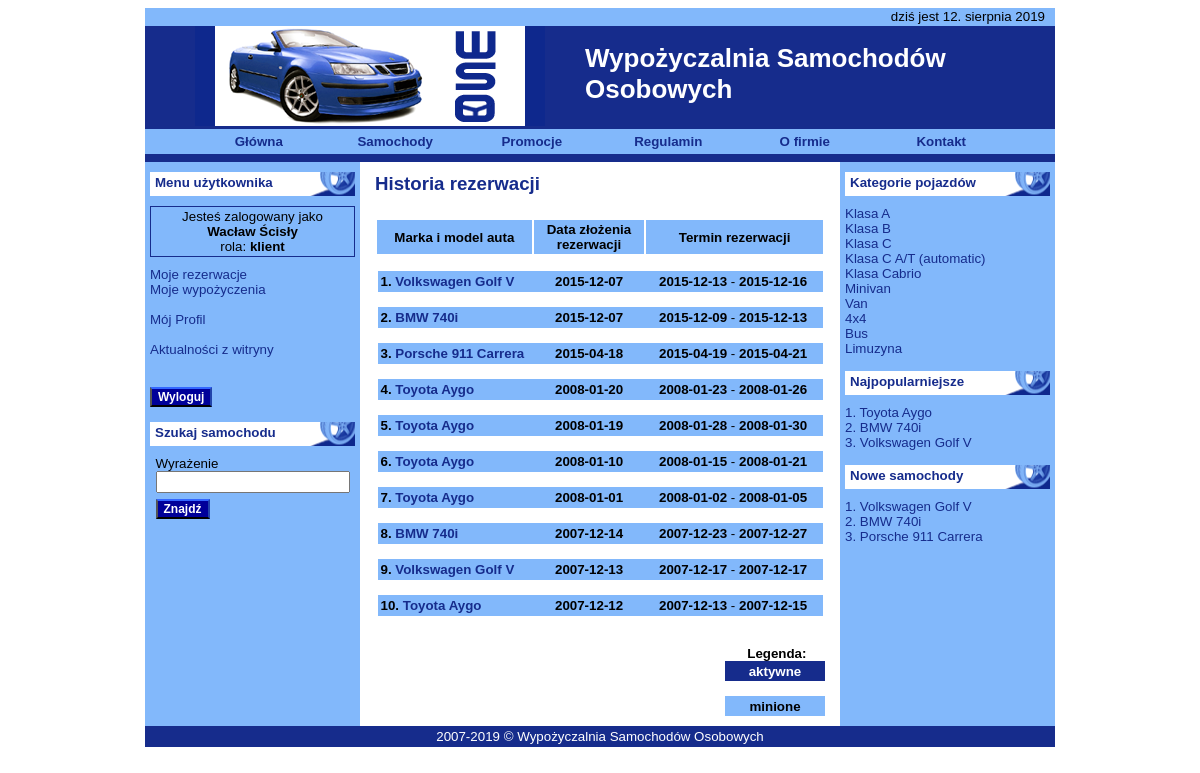
Page /index.php?menu=booking (signed in) on the committed database.
### tables this page shows
CREATE TABLE IF NOT EXISTS `rezerwacje_tbl` (
  `ID_rezerwacji` int(10) unsigned NOT NULL AUTO_INCREMENT,
  `fk_userID` int(10) unsigned NOT NULL,
  `fk_autoID` int(10) unsigned NOT NULL,
  `dataRez` date NOT NULL,
  `dataPocz` date NOT NULL,
  `dataKonc` date NOT NULL,
  `miejscePodstID` int(10) unsigned NOT NULL,
  `miejsceZwrID` int(10) unsigned NOT NULL,
  `uwagi` text,
  PRIMARY KEY (`ID_rezerwacji`)
);

CREATE TABLE IF NOT EXISTS `auto_marka_tbl` (
  `ID` int(10) unsigned NOT NULL AUTO_INCREMENT,
  `marka` varchar(25) NOT NULL,
  PRIMARY KEY (`ID`),
  UNIQUE KEY `producent` (`marka`)
);

CREATE TABLE IF NOT EXISTS `auto_tbl` (
  `ID` int(10) unsigned NOT NULL AUTO_INCREMENT,
  `markaID` int(10) unsigned NOT NULL,
  `model` varchar(25) NOT NULL,
  `rokProdukcji` year(4) NOT NULL,
  `nrRejestracyjny` varchar(10) DEFAULT NULL,
  `statusPojazdu` int(11) unsigned DEFAULT NULL,
  `kategoriaID` int(10) unsigned NOT NULL,
  `pojemnosc` int(10) unsigned DEFAULT NULL,
  `moc` int(10) unsigned DEFAULT NULL,
  `skrzyniaID` int(10) unsigned DEFAULT NULL,
  `paliwoID` int(10) unsigned DEFAULT NULL,
  `nadwozieID` int(10) unsigned DEFAULT NULL,
  `drzwiID` int(10) unsigned DEFAULT NULL,
  `kolorID` int(10) unsigned NOT NULL,
  `metalik` smallint(5) unsigned DEFAULT NULL,
  `wyposazenieID` int(10) unsigned NOT NULL,
  PRIMARY KEY (`ID`)
);

CREATE TABLE IF NOT EXISTS `auto_kategoria_tbl` (
  `ID` int(10) unsigned NOT NULL AUTO_INCREMENT,
  `nazwaKategorii` varchar(25) NOT NULL,
  `opisKategorii` text NOT NULL,
  PRIMARY KEY (`ID`),
  UNIQUE KEY `nazwaKategorii` (`nazwaKategorii`)
);

### scripts/funkcje.php (called while the page is built, shortened)
<?php
function SprawdzUprawnieniaAdmina()
{
$id_osoby = $_SESSION['id'];
$kwerenda2 = "SELECT `rolaID` FROM `user_tbl` WHERE `ID`=$id_osoby";
$rezultat2 = mysql_query( $kwerenda2 );
 if ( ! $rezultat2 )
 {
 $blad = mysql_error( $rezultat2 );
 echo("$blad");
 }
 else
 {
 $wynik2 = mysql_fetch_row( $rezultat2 );
 $rola_id = $wynik2[0];
 }
$kwerenda3 = "SELECT `rolanazwa` FROM `userrole_tbl` WHERE `ID`=$rola_id";
$rezultat3 = mysql_query( $kwerenda3 );
 if ( ! $rezultat3 )
 {
 echo("<br /><b>BŁĄD!</b>");
 }
 else
 {
 $wynik3 = mysql_fetch_row( $rezultat3 );
 $nazwa_roli = $wynik3[0];
 }
 if ( $nazwa_roli == $_SESSION['rola'] ) return true;
 else return false;
}

### scripts/rezerwacje_historia.php (the view, shortened to what this page needs)
<h3>Historia rezerwacji</h3>
<br />
<?php
 if ( SprawdzUprawnieniaAdmina() )
 {
 $id_uzytkownika = $_SESSION['id'];
 $kwerenda = "SELECT `ID_rezerwacji`, `fk_autoID`, `dataRez`, `dataPocz`, `dataKonc` FROM rezerwacje_tbl WHERE `fk_userID`=$id_uzytkownika ORDER BY `dataRez` DESC";
$rezultat = mysql_query ( $kwerenda, $db_link );
 if ( $rezultat )
 {
 $ile_wierszy = mysql_num_rows( $rezultat );
  if ( ! $ile_wierszy )
  {
  echo("<h4>Brak złożonych rezerwacji!</h4>");
  }
  else
  {
  $ile = 0;
  echo("<table width=\"450\" align=\"center\" border=\"0\" cellpadding=\"2\" cellspacing=\"2\" bgcolor=\"white\">");
  echo("<tr>");
  echo('<td width="35%" bgcolor="#82B8FB" align="center"><b>Marka i model auta</b></td>');
  echo('<td width="25%" bgcolor="#82B8FB" align="center"><b>Data złożenia rezerwacji </b></td>');
  echo('<td bgcolor="#82B8FB" align="center"><b>Termin rezerwacji </b></td>');
  echo("</tr>");
  echo("</table>");
  echo("<br />");
	  while ( $wynik = mysql_fetch_row( $rezultat ) )
	  {
	  $ile++;
	  $biezace = false;
	  $nr_rezerwacji = $wynik[0];
	  $auto_id = $wynik[1];
	  $data_rezerwacji = $wynik[2];
	  $data_p = $wynik[3];
	  $data_k = $wynik[4];
	   $kwerenda2 = "SELECT `model`, `markaID` FROM auto_tbl WHERE id=$auto_id";
	   $rezultat2 = mysql_query ( $kwerenda2, $db_link );
		if ( ! $rezultat2 )
		{
		echo ("<h4>Błędy:</h4>");
		echo mysql_error();
		}
		else
		{
		$wynik2 = mysql_fetch_row( $rezultat2 );
		$model = $wynik2[0];
		$marka_id = $wynik2[1];
		}
	   $kwerenda3 = "SELECT `marka` FROM `auto_marka_tbl` WHERE `id`=$marka_id";
	   $rezultat3 = mysql_query ( $kwerenda3, $db_link );
		if ( ! $rezultat3 )
		{
		echo ("<h4>Błędy:</h4>");
		echo mysql_error();
		}
		else
		{
		$wynik3 = mysql_fetch_row( $rezultat3 );
		$marka = $wynik3[0];
		}
		 if ( $biezace )
		 {
 		 echo("<table width=\"445\" align=\"center\" border=\"0\" cellpadding=\"1\" cellspacing=\"2\" bgcolor=\"#162C8C\">");
		 echo("<tr style=\"color: white\">");
 		  echo('<td width="35%">');
		  echo("<b>$ile. <a style=\"color: white;\" href=\"./index.php?cid=$auto_id\">$marka $model</a></b></td>");
		  echo("<td width=\"25%\" align=\"center\"><b> $data_rezerwacji </b></td>");
		  echo("<td  align=\"center\"><b> $data_p</b> - <b> $data_k </b> </td>");
		 echo("</tr>");
		 echo('<tr style="background-color: white; height: 26px;">');
		  echo('<td align="right" colspan="3">');
	      echo('<form name="anuluj_rez" method="post" action="./index.php" onsubmit="return  confirm(\'Czy na pewno chcesz odwołać rezerwację?\')" >');
		  echo("<input type=\"hidden\" name=\"anuluj_rez\" value=\"$nr_rezerwacji\" />");
		  echo("<input type=\"hidden\" name=\"anuluj_rauto\" value=\"$auto_id\" />");
		  echo("<input type=\"hidden\" name=\"anuluj_rosoba\" value=\"$id_uzytkownika\" />");
	 	  echo('<input type="submit" value="Anuluj rezerwację" class="przycisk2" />');
		  echo("</form>");
		  echo("</td>");
		 echo("</tr>");
		 echo("</table>");
		 }
		 else
		 {
		 echo("<table width=\"445\" align=\"center\" border=\"0\" cellpadding=\"1\" cellspacing=\"2\" bgcolor=\"#82B8FB\">");
		 echo("<tr>");
 		  echo('<td width="35%">');
		  echo("<b>$ile. <a href=\"./index.php?cid=$auto_id\">$marka $model</a></b></td>");
		  echo("<td width=\"25%\" align=\"center\"><b> $data_rezerwacji </b></td>");
		  echo("<td  align=\"center\"><b> $data_p</b> - <b> $data_k </b> </td>");
		 echo("</tr>");
		 echo("</table>");
		 }
		 echo("<br />");
		}
	  }
  echo('<br />');
  echo('<p class="akapit_prawy_wezszy">');
  echo("<b>Legenda:</b> &nbsp;&nbsp;&nbsp;&nbsp;</p>");
  echo('<table align="center" width="450" border="0" cellpadding="0" cellspacing="0" >');
   echo('<tr>');
    echo('<td width="350">&nbsp;</td>');
	echo('<td style="text-align: center; background-color: #162C8C; color: white; font-weight: bold;  height: 20px">aktywne</td>');
   echo('</tr>');
   echo('<tr><td>&nbsp;</td></tr>');
   echo('<tr>');
    echo('<td>&nbsp;</td>');
	echo('<td style="text-align: center; background-color: #82B8FB; color: black; font-weight: bold;  height: 20px">minione</td>');
   echo('</tr>');
  echo('</table>');
  }
  else
  {
  echo ("<h3 style=\"color: red;\">Wystapił błąd!".mysql_error()."</h3>");
  }
 }
?>

### scripts/prawe.php (shortened to what this page needs)
<div class="sekcja_biala">Kategorie pojazdów</div>
<?php
$kwerenda = "SELECT nazwaKategorii, ID FROM auto_kategoria_tbl ORDER BY ID";
$rezultat = mysql_query( $kwerenda );
$ile_wierszy = mysql_num_rows( $rezultat );
 if ( $ile_wierszy > 0 )
 {
  while ( $wynik = mysql_fetch_row( $rezultat ) )
  {
  $nazwa_kategorii = $wynik[0];
  $id = $wynik[1];
   if ( $wynik[1] == $_GET['kat'] )
   {
   echo("<span class=\"kategoria_link\">$nazwa_kategorii</span><br />");
   }
   else
   {
   echo("<a href=\"./index.php?kat=$id\">$nazwa_kategorii</a><br />");
   }
  }
 }
 else
 {
 echo("<b>Brak wpisanych kategorii</b>");
 }
echo "<br />";
?>
<div class="sekcja_biala">Najpopularniejsze</div>
<?php
$kwerenda = "SELECT `fk_autoID`, COUNT(*) FROM wypozyczenia_tbl GROUP BY `fk_autoID` ORDER BY COUNT(*) DESC LIMIT 3";
$rezultat = mysql_query( $kwerenda );
 if ( $rezultat )
 {
 $ile_wierszy = mysql_num_rows( $rezultat );
  if ( $ile_wierszy > 0 )
  {
  $ile = 0;
   while ( $wynik = mysql_fetch_row( $rezultat ) )
   {
   $ile++;
   $auto_naj = $wynik[0];
   $auto_naj_ile = $wynik[1];
  $kwerenda6 = "SELECT markaID, model FROM auto_tbl WHERE id=$auto_naj";
  $rezultat6 = mysql_query( $kwerenda6 );
   if ( $rezultat6 )
   {
   $wynik6 = mysql_fetch_row( $rezultat6 );
   $markaID_naj = $wynik6[0];
   $model_naj = $wynik6[1];
   }
   else
   echo mysql_error();
  $kwerenda6 = "SELECT `marka` FROM `auto_marka_tbl` WHERE `id`=$markaID_naj";
  $rezultat6 = mysql_query( $kwerenda6 );
   if ( $rezultat6 )
   {
   $wynik6 = mysql_fetch_row( $rezultat6 );
   $marka_naj = $wynik6[0];
   }
   else
   echo mysql_error();
   if ( $_SESSION['rola'] == "administrator" )
   echo("<a href=\"./index.php?cid=$auto_naj\">$ile. $marka_naj $model_naj ($auto_naj_ile)</a> <br />");
   else
   echo("<a href=\"./index.php?cid=$auto_naj\">$ile. $marka_naj $model_naj</a> <br />");
   }
  echo("<br />");
  }
 }
?>
<div class="sekcja_biala">Nowe samochody</div>
<?php
$ostatni = array();
$marki = array();
$modele = array();
$kwerenda2 = "SELECT id, markaID, model FROM auto_tbl ORDER BY id DESC LIMIT 3";
$rezultat2 = mysql_query( $kwerenda2 );
 while ( $wynik2 = mysql_fetch_row( $rezultat2 ) )
 {
 $pojazd = $wynik2[0];
 $marka_id = $wynik2[1];
 $modele[] = $wynik2[2];
 $ostatni[] = $pojazd;
 $kwerenda3 = "SELECT marka FROM auto_marka_tbl WHERE id=$marka_id LIMIT 1";
 $rezultat3 = mysql_query( $kwerenda3 );
 $wynik3 = mysql_fetch_row( $rezultat3 );
 $marki[] = $wynik3[0];
 }
 for ( $i = 0; $i < 3; $i++ )
 {
 $zmienna = $ostatni[$i];
 echo("<a href=\"./index.php?cid=$zmienna\">".($i+1).". $marki[$i] $modele[$i]</a> <br />");
 }
?>

### css/styl.css (style rules this page uses)
body { font-family: Arial, Helvetica, sans-serif; font-size: 10pt; background-color: #FFFFFF; background-repeat: repeat-x; }
h3 { font-family: Arial, Helvetica, sans-serif; font-size: 14pt; font-weight: bold; color: #162C8C; padding: 0px; margin-top: 1px; margin-right: 10px; margin-bottom: 8px; margin-left: 10px; }
p { margin: 0px; padding: 0px; text-align: justify; }
.akapit_prawy_wezszy { margin: 0px; padding: 0px; text-align: right; padding-top: 0px; padding-right: 10px; padding-bottom: 0px; padding-left: 10px; }
.sekcja_biala { font-family: Verdana, Arial, Helvetica, sans-serif; font-size: 10pt; font-weight: bold; color: #162C8C; background-color: #FFFFFF; background-image: url(../img/sekcja_3.png); background-repeat: no-repeat; padding-left: 5px; vertical-align: text-bottom; height: 21px; width: 200px; text-align: left; background-position: right center; padding-top: 3px; margin-bottom: 10px; }
a:link { text-decoration: none; color: #162C8C; }

### rows in the picture
rezerwacje_tbl: auto_marka_tbl.marka "Volkswagen", auto_tbl.model "Golf V", dataRez "2015-12-07", dataPocz "2015-12-13", dataKonc "2015-12-16"
rezerwacje_tbl: auto_marka_tbl.marka "BMW", auto_tbl.model "740i", dataRez "2015-12-07", dataPocz "2015-12-09", dataKonc "2015-12-13"
rezerwacje_tbl: auto_marka_tbl.marka "Porsche", auto_tbl.model "911 Carrera", dataRez "2015-04-18", dataPocz "2015-04-19", dataKonc "2015-04-21"
rezerwacje_tbl: auto_marka_tbl.marka "Toyota", auto_tbl.model "Aygo", dataRez "2008-01-20", dataPocz "2008-01-23", dataKonc "2008-01-26"
rezerwacje_tbl: auto_marka_tbl.marka "Toyota", auto_tbl.model "Aygo", dataRez "2008-01-19", dataPocz "2008-01-28", dataKonc "2008-01-30"
rezerwacje_tbl: auto_marka_tbl.marka "Toyota", auto_tbl.model "Aygo", dataRez "2008-01-10", dataPocz "2008-01-15", dataKonc "2008-01-21"
rezerwacje_tbl: auto_marka_tbl.marka "Toyota", auto_tbl.model "Aygo", dataRez "2008-01-01", dataPocz "2008-01-02", dataKonc "2008-01-05"
rezerwacje_tbl: auto_marka_tbl.marka "BMW", auto_tbl.model "740i", dataRez "2007-12-14", dataPocz "2007-12-23", dataKonc "2007-12-27"
rezerwacje_tbl: auto_marka_tbl.marka "Volkswagen", auto_tbl.model "Golf V", dataRez "2007-12-13", dataPocz "2007-12-17", dataKonc "2007-12-17"
rezerwacje_tbl: auto_marka_tbl.marka "Toyota", auto_tbl.model "Aygo", dataRez "2007-12-12", dataPocz "2007-12-13", dataKonc "2007-12-15"
auto_kategoria_tbl: nazwaKategorii "Klasa A"
auto_kategoria_tbl: nazwaKategorii "Klasa B"
auto_kategoria_tbl: nazwaKategorii "Klasa C"
auto_kategoria_tbl: nazwaKategorii "Klasa C A/T (automatic)"
auto_kategoria_tbl: nazwaKategorii "Klasa Cabrio"
auto_kategoria_tbl: nazwaKategorii "Minivan"
auto_kategoria_tbl: nazwaKategorii "Van"
auto_kategoria_tbl: nazwaKategorii "4x4"
auto_kategoria_tbl: nazwaKategorii "Bus"
auto_kategoria_tbl: nazwaKategorii "Limuzyna"
auto_marka_tbl: marka "Toyota"
auto_tbl: model "Aygo"
auto_marka_tbl: marka "BMW"
auto_tbl: model "740i"
auto_marka_tbl: marka "Volkswagen"
auto_tbl: model "Golf V"

### other values in the picture
$data_teraz_miesiac_nazwa "sierpnia"
$_SESSION['imie'] "Wacław"
$_SESSION['nazwisko'] "Ścisły"
$_SESSION['rola'] "klient"
$marki[$i] "Volkswagen"
$modele[$i] "Golf V"
$marki[$i] "BMW"
$modele[$i] "740i"
$marki[$i] "Porsche"
$modele[$i] "911 Carrera"
date(Y) "2019"
